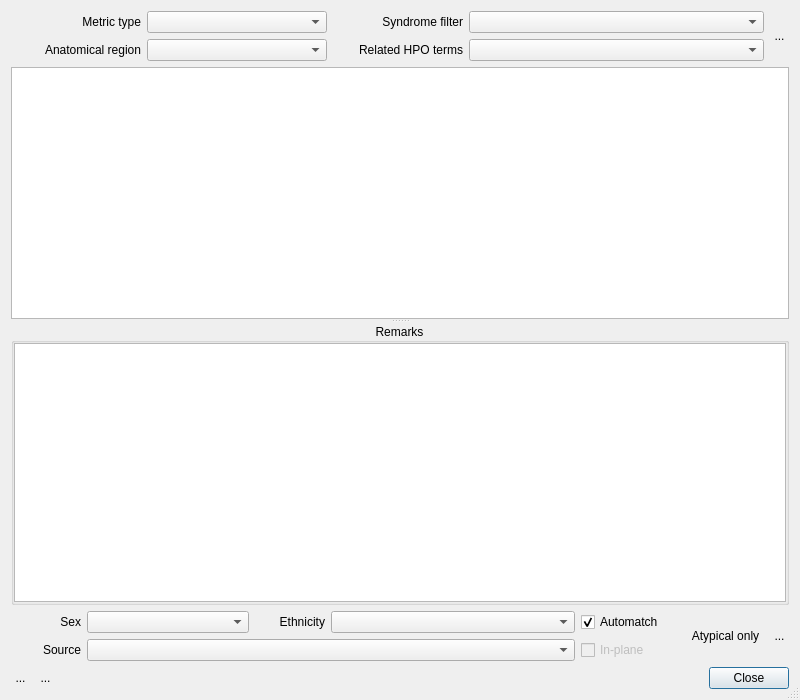
<?xml version="1.0" encoding="UTF-8"?>
<ui version="4.0">
 <class>MetricsDialog</class>
 <widget class="QDialog" name="MetricsDialog">
  <property name="windowModality">
   <enum>Qt::NonModal</enum>
  </property>
  <property name="geometry">
   <rect>
    <x>0</x>
    <y>0</y>
    <width>800</width>
    <height>700</height>
   </rect>
  </property>
  <property name="windowTitle">
   <string>Dialog</string>
  </property>
  <property name="sizeGripEnabled">
   <bool>true</bool>
  </property>
  <layout class="QVBoxLayout" name="verticalLayout_5">
   <item>
    <layout class="QHBoxLayout" name="dropdownsLayout" stretch="0,1,0">
     <item>
      <layout class="QVBoxLayout" name="verticalLayout_2">
       <item>
        <layout class="QHBoxLayout" name="horizontalLayout_6" stretch="0,1">
         <item>
          <widget class="QLabel" name="label_4">
           <property name="minimumSize">
            <size>
             <width>130</width>
             <height>0</height>
            </size>
           </property>
           <property name="text">
            <string>Metric type</string>
           </property>
           <property name="alignment">
            <set>Qt::AlignRight|Qt::AlignTrailing|Qt::AlignVCenter</set>
           </property>
          </widget>
         </item>
         <item>
          <widget class="QComboBox" name="typeComboBox">
           <property name="minimumSize">
            <size>
             <width>180</width>
             <height>0</height>
            </size>
           </property>
          </widget>
         </item>
        </layout>
       </item>
       <item>
        <layout class="QHBoxLayout" name="horizontalLayout_7" stretch="0,1">
         <item>
          <widget class="QLabel" name="label_3">
           <property name="minimumSize">
            <size>
             <width>130</width>
             <height>0</height>
            </size>
           </property>
           <property name="text">
            <string>Anatomical region</string>
           </property>
           <property name="alignment">
            <set>Qt::AlignRight|Qt::AlignTrailing|Qt::AlignVCenter</set>
           </property>
          </widget>
         </item>
         <item>
          <widget class="QComboBox" name="regionComboBox">
           <property name="minimumSize">
            <size>
             <width>180</width>
             <height>0</height>
            </size>
           </property>
          </widget>
         </item>
        </layout>
       </item>
      </layout>
     </item>
     <item>
      <layout class="QVBoxLayout" name="verticalLayout">
       <item>
        <layout class="QHBoxLayout" name="horizontalLayout_3" stretch="0,1">
         <item>
          <widget class="QLabel" name="label_2">
           <property name="sizePolicy">
            <sizepolicy hsizetype="Preferred" vsizetype="Preferred">
             <horstretch>0</horstretch>
             <verstretch>0</verstretch>
            </sizepolicy>
           </property>
           <property name="minimumSize">
            <size>
             <width>130</width>
             <height>0</height>
            </size>
           </property>
           <property name="text">
            <string>Syndrome filter</string>
           </property>
           <property name="alignment">
            <set>Qt::AlignRight|Qt::AlignTrailing|Qt::AlignVCenter</set>
           </property>
          </widget>
         </item>
         <item>
          <widget class="QComboBox" name="synComboBox">
           <property name="enabled">
            <bool>true</bool>
           </property>
           <property name="sizePolicy">
            <sizepolicy hsizetype="Preferred" vsizetype="Preferred">
             <horstretch>0</horstretch>
             <verstretch>0</verstretch>
            </sizepolicy>
           </property>
           <property name="minimumSize">
            <size>
             <width>200</width>
             <height>0</height>
            </size>
           </property>
           <property name="maximumSize">
            <size>
             <width>16777215</width>
             <height>16777215</height>
            </size>
           </property>
           <property name="toolTip">
            <string>Select a syndrome that maps to phenotypes.</string>
           </property>
          </widget>
         </item>
        </layout>
       </item>
       <item>
        <layout class="QHBoxLayout" name="horizontalLayout_4" stretch="0,1">
         <item>
          <widget class="QLabel" name="label">
           <property name="sizePolicy">
            <sizepolicy hsizetype="Preferred" vsizetype="Preferred">
             <horstretch>0</horstretch>
             <verstretch>0</verstretch>
            </sizepolicy>
           </property>
           <property name="minimumSize">
            <size>
             <width>130</width>
             <height>0</height>
            </size>
           </property>
           <property name="text">
            <string>Related HPO terms</string>
           </property>
           <property name="alignment">
            <set>Qt::AlignRight|Qt::AlignTrailing|Qt::AlignVCenter</set>
           </property>
          </widget>
         </item>
         <item>
          <widget class="QComboBox" name="hpoComboBox">
           <property name="enabled">
            <bool>true</bool>
           </property>
           <property name="sizePolicy">
            <sizepolicy hsizetype="Preferred" vsizetype="Preferred">
             <horstretch>0</horstretch>
             <verstretch>0</verstretch>
            </sizepolicy>
           </property>
           <property name="minimumSize">
            <size>
             <width>200</width>
             <height>0</height>
            </size>
           </property>
           <property name="maximumSize">
            <size>
             <width>16777215</width>
             <height>16777215</height>
            </size>
           </property>
           <property name="toolTip">
            <string>Select a phenotype to see the associated metrics.</string>
           </property>
          </widget>
         </item>
        </layout>
       </item>
      </layout>
     </item>
     <item>
      <widget class="QToolButton" name="flipButton">
       <property name="sizePolicy">
        <sizepolicy hsizetype="Preferred" vsizetype="Preferred">
         <horstretch>0</horstretch>
         <verstretch>0</verstretch>
        </sizepolicy>
       </property>
       <property name="minimumSize">
        <size>
         <width>0</width>
         <height>0</height>
        </size>
       </property>
       <property name="toolTip">
        <string/>
       </property>
       <property name="styleSheet">
        <string notr="true">QToolButton{
	border: none;
}
QToolButton:hover{
	border: 1px solid #8f8f91;
	border-radius: 4px;
}</string>
       </property>
       <property name="text">
        <string>...</string>
       </property>
       <property name="icon">
        <iconset resource="../FaceTools_res.qrc">
         <normaloff>:/icons/BELOW</normaloff>:/icons/BELOW</iconset>
       </property>
       <property name="iconSize">
        <size>
         <width>48</width>
         <height>48</height>
        </size>
       </property>
      </widget>
     </item>
    </layout>
   </item>
   <item>
    <widget class="QSplitter" name="splitter">
     <property name="orientation">
      <enum>Qt::Vertical</enum>
     </property>
     <property name="childrenCollapsible">
      <bool>false</bool>
     </property>
     <widget class="QTableWidget" name="table">
      <property name="sizePolicy">
       <sizepolicy hsizetype="Preferred" vsizetype="Preferred">
        <horstretch>0</horstretch>
        <verstretch>0</verstretch>
       </sizepolicy>
      </property>
      <property name="minimumSize">
       <size>
        <width>0</width>
        <height>0</height>
       </size>
      </property>
      <attribute name="horizontalHeaderMinimumSectionSize">
       <number>10</number>
      </attribute>
      <attribute name="horizontalHeaderDefaultSectionSize">
       <number>10</number>
      </attribute>
     </widget>
     <widget class="QGroupBox" name="remarksGroupBox">
      <property name="title">
       <string>Remarks</string>
      </property>
      <property name="alignment">
       <set>Qt::AlignCenter</set>
      </property>
      <layout class="QVBoxLayout" name="verticalLayout_4">
       <property name="spacing">
        <number>0</number>
       </property>
       <property name="leftMargin">
        <number>0</number>
       </property>
       <property name="topMargin">
        <number>0</number>
       </property>
       <property name="rightMargin">
        <number>0</number>
       </property>
       <property name="bottomMargin">
        <number>0</number>
       </property>
       <item>
        <widget class="QTextBrowser" name="remarksTextBrowser">
         <property name="enabled">
          <bool>true</bool>
         </property>
         <property name="sizePolicy">
          <sizepolicy hsizetype="Preferred" vsizetype="Preferred">
           <horstretch>0</horstretch>
           <verstretch>0</verstretch>
          </sizepolicy>
         </property>
         <property name="openExternalLinks">
          <bool>true</bool>
         </property>
        </widget>
       </item>
      </layout>
     </widget>
    </widget>
   </item>
   <item>
    <layout class="QHBoxLayout" name="horizontalLayout_5">
     <item>
      <layout class="QVBoxLayout" name="verticalLayout_3">
       <item>
        <layout class="QHBoxLayout" name="horizontalLayout" stretch="0,2,0,3,0">
         <item>
          <widget class="QLabel" name="label_5">
           <property name="sizePolicy">
            <sizepolicy hsizetype="Preferred" vsizetype="Preferred">
             <horstretch>0</horstretch>
             <verstretch>0</verstretch>
            </sizepolicy>
           </property>
           <property name="minimumSize">
            <size>
             <width>70</width>
             <height>0</height>
            </size>
           </property>
           <property name="maximumSize">
            <size>
             <width>70</width>
             <height>16777215</height>
            </size>
           </property>
           <property name="text">
            <string>Sex</string>
           </property>
           <property name="alignment">
            <set>Qt::AlignRight|Qt::AlignTrailing|Qt::AlignVCenter</set>
           </property>
          </widget>
         </item>
         <item>
          <widget class="QComboBox" name="sexComboBox">
           <property name="minimumSize">
            <size>
             <width>0</width>
             <height>0</height>
            </size>
           </property>
          </widget>
         </item>
         <item>
          <widget class="QLabel" name="label_6">
           <property name="sizePolicy">
            <sizepolicy hsizetype="Preferred" vsizetype="Preferred">
             <horstretch>0</horstretch>
             <verstretch>0</verstretch>
            </sizepolicy>
           </property>
           <property name="minimumSize">
            <size>
             <width>70</width>
             <height>0</height>
            </size>
           </property>
           <property name="maximumSize">
            <size>
             <width>100</width>
             <height>16777215</height>
            </size>
           </property>
           <property name="text">
            <string>Ethnicity</string>
           </property>
           <property name="alignment">
            <set>Qt::AlignRight|Qt::AlignTrailing|Qt::AlignVCenter</set>
           </property>
          </widget>
         </item>
         <item>
          <widget class="QComboBox" name="ethnicityComboBox">
           <property name="enabled">
            <bool>true</bool>
           </property>
           <property name="sizePolicy">
            <sizepolicy hsizetype="Preferred" vsizetype="Preferred">
             <horstretch>0</horstretch>
             <verstretch>0</verstretch>
            </sizepolicy>
           </property>
           <property name="minimumSize">
            <size>
             <width>0</width>
             <height>0</height>
            </size>
           </property>
           <property name="maximumSize">
            <size>
             <width>16777215</width>
             <height>16777215</height>
            </size>
           </property>
           <property name="toolTip">
            <string>Select a syndrome that maps to phenotypes.</string>
           </property>
          </widget>
         </item>
         <item>
          <widget class="QCheckBox" name="autoStatsCheckBox">
           <property name="sizePolicy">
            <sizepolicy hsizetype="Preferred" vsizetype="Preferred">
             <horstretch>1</horstretch>
             <verstretch>0</verstretch>
            </sizepolicy>
           </property>
           <property name="minimumSize">
            <size>
             <width>100</width>
             <height>0</height>
            </size>
           </property>
           <property name="maximumSize">
            <size>
             <width>150</width>
             <height>16777215</height>
            </size>
           </property>
           <property name="toolTip">
            <string>&lt;html&gt;&lt;head/&gt;&lt;body&gt;&lt;p&gt;If checked, for each measurement, a compatible set of growth curve statistics from those available for the measurement is automatically chosen to best match the subject's sex and ethnicity, and the closest matching of these is used.&lt;/p&gt;&lt;/body&gt;&lt;/html&gt;</string>
           </property>
           <property name="whatsThis">
            <string>&lt;html&gt;&lt;head/&gt;&lt;body&gt;&lt;p&gt;If checked, growth curve statistics will be automatically set for each metric to most narrowly match the subject's sex and ethnicity, and the available set of statistics for each metric will be constrained to only those that are compatible with the current subject's sex and ethnicity.&lt;/p&gt;&lt;p&gt;Note that when automatically matching to the available statistics, a match to sex is preferred over a match to ethnicity, however the user can manually select a different set of growth curves from the compatible list. If this option is unchecked, the user can select the growth curves to use for each metric from all available statistics.&lt;/p&gt;&lt;p&gt;The currently set growth curves for a metric are used to calculate the statistics (Z scores) for the metric.&lt;/p&gt;&lt;/body&gt;&lt;/html&gt;</string>
           </property>
           <property name="text">
            <string>Automatch</string>
           </property>
           <property name="checked">
            <bool>true</bool>
           </property>
          </widget>
         </item>
        </layout>
       </item>
       <item>
        <layout class="QHBoxLayout" name="horizontalLayout_2" stretch="0,8,0">
         <item>
          <widget class="QLabel" name="label_7">
           <property name="sizePolicy">
            <sizepolicy hsizetype="Preferred" vsizetype="Preferred">
             <horstretch>0</horstretch>
             <verstretch>0</verstretch>
            </sizepolicy>
           </property>
           <property name="minimumSize">
            <size>
             <width>70</width>
             <height>0</height>
            </size>
           </property>
           <property name="maximumSize">
            <size>
             <width>70</width>
             <height>16777215</height>
            </size>
           </property>
           <property name="text">
            <string>Source</string>
           </property>
           <property name="alignment">
            <set>Qt::AlignRight|Qt::AlignTrailing|Qt::AlignVCenter</set>
           </property>
          </widget>
         </item>
         <item>
          <widget class="QComboBox" name="sourceComboBox">
           <property name="sizePolicy">
            <sizepolicy hsizetype="Preferred" vsizetype="Fixed">
             <horstretch>0</horstretch>
             <verstretch>0</verstretch>
            </sizepolicy>
           </property>
           <property name="minimumSize">
            <size>
             <width>0</width>
             <height>0</height>
            </size>
           </property>
          </widget>
         </item>
         <item>
          <widget class="QCheckBox" name="inPlaneCheckBox">
           <property name="enabled">
            <bool>false</bool>
           </property>
           <property name="sizePolicy">
            <sizepolicy hsizetype="Preferred" vsizetype="Preferred">
             <horstretch>0</horstretch>
             <verstretch>0</verstretch>
            </sizepolicy>
           </property>
           <property name="minimumSize">
            <size>
             <width>100</width>
             <height>0</height>
            </size>
           </property>
           <property name="maximumSize">
            <size>
             <width>16777215</width>
             <height>16777215</height>
            </size>
           </property>
           <property name="toolTip">
            <string>&lt;html&gt;&lt;head/&gt;&lt;body&gt;&lt;p&gt;Some measurements are taken &amp;quot;out-of-plane&amp;quot; e.g., distance measurements which are typically measured as straight line distances between landmark pairs. However, some measurements (such as angle measurements) are canonically taken &amp;quot;in-plane&amp;quot; meaning that the measurement is projected into one of the anatomical facial planes (usually the mid-sagittal or the coronal/frontal plane). The (a)symmetry metric is an &amp;quot;in-plane&amp;quot; measurement by definition.&lt;/p&gt;&lt;p&gt;Complicating this is that different statistics for the same measurement (usually inter-landmark distance measurements) have been recorded using different practices. Some have been recorded &amp;quot;in-plane&amp;quot; (e.g., by having manually used callipers on subjects' faces) and some have been recorded &amp;quot;out-of-plane&amp;quot; (e.g., by having measured directly between two landmarks using software on 3D facial images).&lt;/p&gt;&lt;p&gt;Because of this, the currently set statistics (i.e., growth curve) for a measurement determines whether it is made in or out of plane. Overriding this behaviour to allow manual setting of whether measurements are taken &amp;quot;in-plane&amp;quot; or &amp;quot;out-of-plane&amp;quot; is only available if the option to &amp;quot;Automatically set stats&amp;quot; is unchecked.&lt;/p&gt;&lt;/body&gt;&lt;/html&gt;</string>
           </property>
           <property name="text">
            <string>In-plane</string>
           </property>
          </widget>
         </item>
        </layout>
       </item>
      </layout>
     </item>
     <item>
      <widget class="QToolButton" name="matchAtypicalToolButton">
       <property name="enabled">
        <bool>true</bool>
       </property>
       <property name="sizePolicy">
        <sizepolicy hsizetype="Preferred" vsizetype="Preferred">
         <horstretch>0</horstretch>
         <verstretch>0</verstretch>
        </sizepolicy>
       </property>
       <property name="minimumSize">
        <size>
         <width>0</width>
         <height>0</height>
        </size>
       </property>
       <property name="toolTip">
        <string>&lt;html&gt;&lt;head/&gt;&lt;body&gt;&lt;p&gt;If checked, the tabulated measurements (and their display in the viewer) and the set of HPO terms will be restricted to show only those that are atypical for the selected face using the currently set statistics for each measurement.&lt;/p&gt;&lt;/body&gt;&lt;/html&gt;</string>
       </property>
       <property name="styleSheet">
        <string notr="true">QToolButton{
	border: none;
}
QToolButton:hover{
    border: 2px inset gray;
	border-radius: 4px;
}
QToolButton:checked { /* appearance of a 'checked' icon */
    background: red;
    border: 2px inset gray;
	border-radius: 4px;
    position: absolute;
    top: 2px;
    right: 2px;
    bottom: 2px;
    left: 2px;
	/*background-color: rgb(245, 121, 0);*/
}</string>
       </property>
       <property name="text">
        <string>Atypical only</string>
       </property>
       <property name="icon">
        <iconset resource="../FaceTools_res.qrc">
         <normaloff>:/icons/ISSUE</normaloff>:/icons/ISSUE</iconset>
       </property>
       <property name="iconSize">
        <size>
         <width>48</width>
         <height>48</height>
        </size>
       </property>
       <property name="checkable">
        <bool>true</bool>
       </property>
       <property name="checked">
        <bool>false</bool>
       </property>
       <property name="autoRaise">
        <bool>true</bool>
       </property>
      </widget>
     </item>
     <item>
      <widget class="QToolButton" name="showChartButton">
       <property name="sizePolicy">
        <sizepolicy hsizetype="Preferred" vsizetype="Preferred">
         <horstretch>0</horstretch>
         <verstretch>0</verstretch>
        </sizepolicy>
       </property>
       <property name="toolTip">
        <string>Show Growth Curves</string>
       </property>
       <property name="styleSheet">
        <string notr="true">QToolButton{
	border: none;
}
QToolButton:hover{
    border: 2px inset gray;
	border-radius: 4px;
}
</string>
       </property>
       <property name="text">
        <string>...</string>
       </property>
       <property name="icon">
        <iconset resource="../FaceTools_res.qrc">
         <normaloff>:/icons/CHART</normaloff>:/icons/CHART</iconset>
       </property>
       <property name="iconSize">
        <size>
         <width>48</width>
         <height>48</height>
        </size>
       </property>
       <property name="checkable">
        <bool>true</bool>
       </property>
      </widget>
     </item>
    </layout>
   </item>
   <item>
    <layout class="QHBoxLayout" name="buttonsLayout">
     <item>
      <widget class="QToolButton" name="showScanInfoButton">
       <property name="sizePolicy">
        <sizepolicy hsizetype="Preferred" vsizetype="Preferred">
         <horstretch>0</horstretch>
         <verstretch>0</verstretch>
        </sizepolicy>
       </property>
       <property name="toolTip">
        <string>Show Model Info</string>
       </property>
       <property name="styleSheet">
        <string notr="true">QToolButton{
	border: none;
}
QToolButton:hover{
    border: 1px inset gray;
	border-radius: 4px;
}
QToolButton:checked { 
}</string>
       </property>
       <property name="text">
        <string>...</string>
       </property>
       <property name="icon">
        <iconset resource="../FaceTools_res.qrc">
         <normaloff>:/icons/MODEL_INFO</normaloff>:/icons/MODEL_INFO</iconset>
       </property>
       <property name="iconSize">
        <size>
         <width>27</width>
         <height>27</height>
        </size>
       </property>
       <property name="checkable">
        <bool>false</bool>
       </property>
      </widget>
     </item>
     <item>
      <widget class="QToolButton" name="showPhenotypesButton">
       <property name="sizePolicy">
        <sizepolicy hsizetype="Preferred" vsizetype="Preferred">
         <horstretch>0</horstretch>
         <verstretch>0</verstretch>
        </sizepolicy>
       </property>
       <property name="toolTip">
        <string>Show Human Phenotype Ontology Terms.</string>
       </property>
       <property name="styleSheet">
        <string notr="true">QToolButton{
	border: none;
}
QToolButton:hover{
    border: 1px inset gray;
	border-radius: 4px;
}
</string>
       </property>
       <property name="text">
        <string>...</string>
       </property>
       <property name="icon">
        <iconset resource="../FaceTools_res.qrc">
         <normaloff>:/icons/FACEQ</normaloff>:/icons/FACEQ</iconset>
       </property>
       <property name="iconSize">
        <size>
         <width>27</width>
         <height>27</height>
        </size>
       </property>
       <property name="checkable">
        <bool>false</bool>
       </property>
       <property name="checked">
        <bool>false</bool>
       </property>
      </widget>
     </item>
     <item>
      <widget class="QDialogButtonBox" name="buttonBox">
       <property name="sizePolicy">
        <sizepolicy hsizetype="Minimum" vsizetype="Preferred">
         <horstretch>0</horstretch>
         <verstretch>0</verstretch>
        </sizepolicy>
       </property>
       <property name="standardButtons">
        <set>QDialogButtonBox::Close</set>
       </property>
      </widget>
     </item>
    </layout>
   </item>
  </layout>
 </widget>
 <resources>
  <include location="../FaceTools_res.qrc"/>
 </resources>
 <connections>
  <connection>
   <sender>buttonBox</sender>
   <signal>clicked(QAbstractButton*)</signal>
   <receiver>MetricsDialog</receiver>
   <slot>close()</slot>
   <hints>
    <hint type="sourcelabel">
     <x>559</x>
     <y>460</y>
    </hint>
    <hint type="destinationlabel">
     <x>339</x>
     <y>242</y>
    </hint>
   </hints>
  </connection>
 </connections>
</ui>
